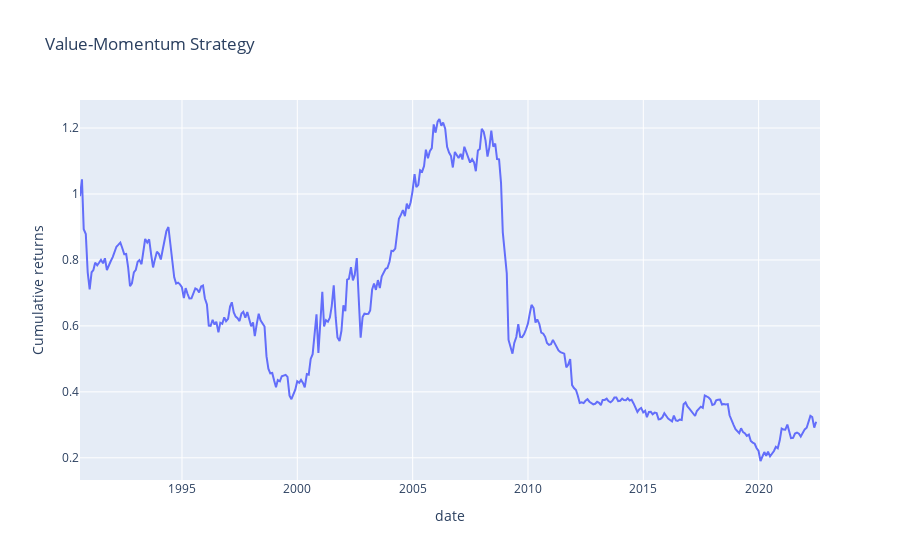

Here is the notebook cell this chart was saved with:
### Markdown cell above
#### 7. Plot the cumulative returns on the strategy

### Code cell
port_comb_df['Strat_cum_rets'] = (1+port_comb_df['Strat_rets']).cumprod()
px.line(port_comb_df, y='Strat_cum_rets', x='date', labels={'Strat_cum_rets': 'Cumulative returns'}, title = 'Value-Momentum Strategy').show()

### Figure 1 — Plotly figure (JSON) as saved in the notebook; plotly's stock layout.template omitted (floating-point values rounded to 4 significant figures; data arrays with more than 128 entries replaced by an {"elided": "..."} marker saying what was removed)
{"data": [{"hovertemplate": "date=%{x}<br>Cumulative returns=%{y}<extra></extra>", "legendgroup": "", "line": {"color": "#636efa", "dash": "solid"}, "marker": {"symbol": "circle"}, "mode": "lines", "name": "", "orientation": "v", "showlegend": false, "type": "scatter", "x": {"elided": "386 str values"}, "xaxis": "x", "y": {"elided": "386 float values"}, "yaxis": "y"}], "layout": {"legend": {"tracegroupgap": 0}, "title": {"text": "Value-Momentum Strategy"}, "xaxis": {"anchor": "y", "domain": [0, 1], "title": {"text": "date"}}, "yaxis": {"anchor": "x", "domain": [0, 1], "title": {"text": "Cumulative returns"}}}}
